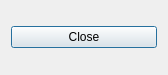
<?xml version="1.0" encoding="UTF-8"?>
<ui version="4.0">
 <class>Dialog</class>
 <widget class="QDialog" name="Dialog">
  <property name="geometry">
   <rect>
    <x>0</x>
    <y>0</y>
    <width>168</width>
    <height>75</height>
   </rect>
  </property>
  <property name="windowTitle">
   <string>Dialog</string>
  </property>
  <layout class="QHBoxLayout" name="horizontalLayout">
   <item>
    <widget class="QPushButton" name="pushButton">
     <property name="text">
      <string>Close</string>
     </property>
    </widget>
   </item>
  </layout>
 </widget>
 <resources/>
 <connections>
  <connection>
   <sender>pushButton</sender>
   <signal>clicked()</signal>
   <receiver>Dialog</receiver>
   <slot>accept()</slot>
   <hints>
    <hint type="sourcelabel">
     <x>77</x>
     <y>47</y>
    </hint>
    <hint type="destinationlabel">
     <x>103</x>
     <y>139</y>
    </hint>
   </hints>
  </connection>
 </connections>
</ui>
